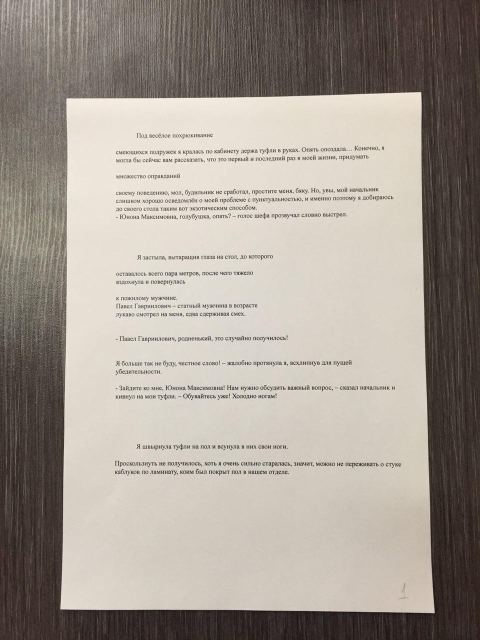
#> input picture W4L1/data/1.jpg, 960 x 1280 px, found by its file name (shown at 1/2 size)
$ python Main.py   (older library calls are emulated)
#> lines starting #> are read from the running program, lines starting #| are printed output that depends on the picture; after the words box and inside, x2 and y2 are one past the last pixel; in counts of white or black regions, pixels touching at a corner belong together
### W2L1_practise/initial_state/tools.py
import cv2
import numpy as np
import math

def concat_hor(imgs, color = (0,255,0)):
    m = 0
    s = 0
    bs = 1
    for img in imgs:
        m = max(m, img.shape[0])
        s += img.shape[1]+2*bs


    image = np.zeros((m+2*bs, s, 3))

    x = 0
    for img in imgs:
        if len(img.shape) == 3:
            imgg = cv2.copyMakeBorder(img.copy(), bs, bs, bs, bs, cv2.BORDER_CONSTANT, value=color)
            image[0:imgg.shape[0], x:x+imgg.shape[1], :] = imgg
        else:
            imgg = cv2.copyMakeBorder(cv2.cvtColor(img, cv2.COLOR_GRAY2BGR), bs, bs, bs, bs, cv2.BORDER_CONSTANT, value=color)
            image[0:imgg.shape[0], x:x+imgg.shape[1], :] = imgg
        x += img.shape[1]+2*bs

    return np.asarray(image, dtype = np.uint8)


def concat_ver(imgs):
    m = 0
    s = 0
    bs = 1
    for img in imgs:
        m = max(m, img.shape[1])
        s += img.shape[0]+2*bs


    image = np.zeros((s, m+2*bs, 3))

    y = 0
    for img in imgs:
        if len(img.shape) == 3:
            imgg = cv2.copyMakeBorder(img.copy(), bs, bs, bs, bs, cv2.BORDER_CONSTANT, value=(0, 255, 0))
            image[y:y+imgg.shape[0], 0:imgg.shape[1], :] = imgg
        else:
            imgg = cv2.copyMakeBorder(cv2.cvtColor(img, cv2.COLOR_GRAY2BGR), bs, bs, bs, bs, cv2.BORDER_CONSTANT, value=(0, 255, 0))
            image[y:y+imgg.shape[0], 0:imgg.shape[1], :] = imgg
        y += img.shape[0]+2*bs

    return np.asarray(image, dtype = np.uint8)


# [34 lines left out: functions getDrawProjectionVer, getDrawProjectionHor, findb0, findb1, not called in this run]

### W2L1_practise/initial_state/Main.py
import cv2
import os
import numpy as np
import tools as tl
# import matplotlib.pyplot as plt

img = cv2.imread('../Data/1.jpg',0)
#> img: shape (1280, 960); min 0, max 255, mean 156.6
vis = cv2.cvtColor(img,cv2.COLOR_GRAY2BGR)
img_inv = 255 - img
filtered = cv2.blur(img_inv,(21,1))
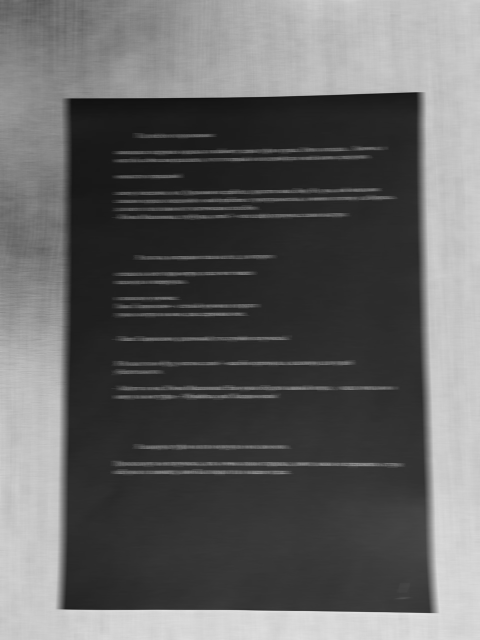
#> filtered: shape (1280, 960) (shown at 1/2 size); min 8, max 238, mean 98.4
ret_o, th_o = cv2.threshold(filtered, 0, 255,  cv2.THRESH_OTSU)
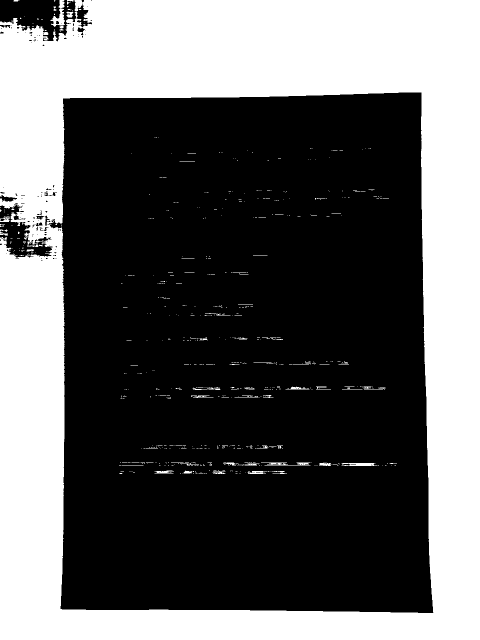
#> th_o: shape (1280, 960) (shown at 1/2 size); 38.7% white; 645 white regions (585 under 20 px), largest, box (x1, y1, x2, y2) and area: (0, 0, 960, 1280) 468663, (101, 0, 130, 54) 627, (522, 925, 621, 931) 343
#> ret_o = 113
closing = cv2.morphologyEx(th_o,cv2.MORPH_CLOSE,np.ones((1,15), np.uint8))
#> closing: shape (1280, 960); 39.1% white; 198 white regions (133 under 20 px)
im2,contours,hier = cv2.findContours(closing,cv2.RETR_EXTERNAL,
	cv2.CHAIN_APPROX_SIMPLE)
#> contours = 10 contours, 8 with area under 20; largest, box (x1, y1, x2, y2) and area: (0, 0, 960, 1280) 1218574, (0, 460, 16, 471) 70
cv2.drawContours(vis,contours,-1,(0,0,255),1)
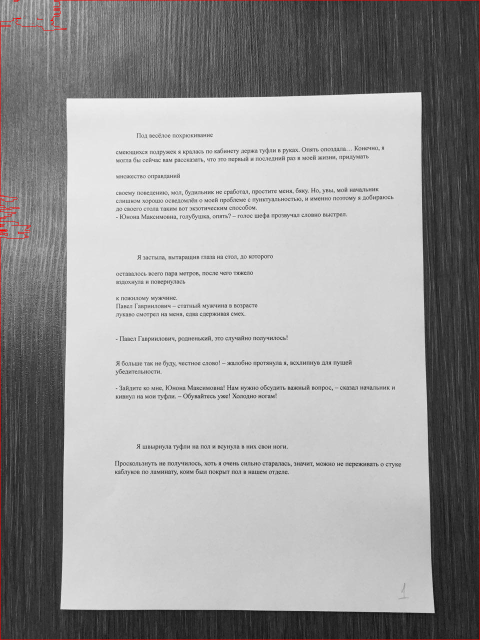
#> vis: shape (1280, 960, 3) (shown at 1/2 size); mean B, G, R 156.2, 156.2, 157.3


boxRegions = []
hsum = 0
for cnt in contours:
	x,y,w,h = cv2.boundingRect(cnt)
	hsum += h
	boxRegions.append((x, y, w, h))
#> this loop made 10 passes
#> (x, y, w, h, hsum) on passes 1, 2, 4, 5, 7, 8, 9, 10: (36, 462, 1, 1, 1), (0, 460, 16, 11, 12), (0, 452, 8, 2, 15), (0, 448, 10, 3, 18), (74, 37, 12, 2, 21), (49, 32, 1, 1, 22), (0, 0, 960, 1280, 1302), (27, 0, 12, 3, 1305)
#> (cnt, x, y, w, h, hsum) on passes 3, 6: ([[0, 458], [13, 458]], 0, 458, 14, 1, 13), ([[65, 46], [66, 46]], 65, 46, 2, 1, 19)
#> after the loop, boxRegions = [(36, 462, 1, 1), (0, 460, 16, 11), (0, 458, 14, 1), (0, 452, 8, 2), (0, 448, 10, 3), (65, 46, 2, 1), (74, 37, 12, 2), (49, 32, 1, 1), (0, 0, 960, 1280), (27, 0, 12, 3)]; hsum = 1305


meanHeight = hsum / float(len(contours))
#> meanHeight = 130.5

textRegions = []
for box in reversed(boxRegions):
	if box[3] > meanHeight:
		x,y,w,h = box
		textRegions.append((x,y, x+w,y+h))
		cv2.rectangle(vis,(x,y),(x+w,y+h),(0,255,0),1)
#> this loop made 10 passes
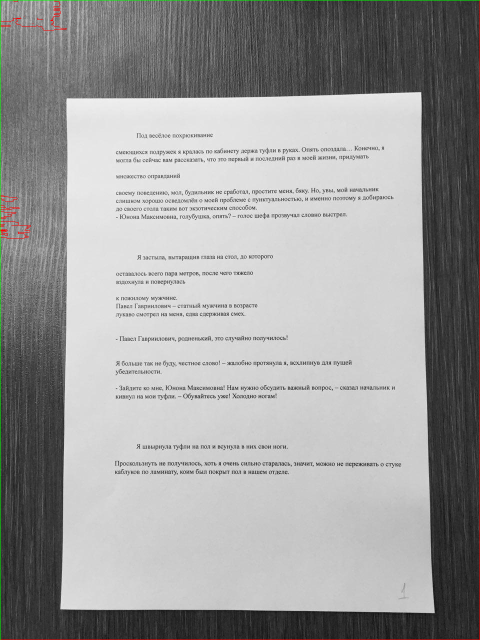
#> vis: shape (1280, 960, 3) (shown at 1/2 size); 0.18% of pixels changed, all inside (x1, y1, x2, y2) = (0, 0, 960, 1280)
#> after the loop, textRegions = [(0, 0, 960, 1280)]

textImg = []
for i in textRegions:
	x1,y1,x2,y2 = i
	textImg.append(img[y1:y2,x1:x2])
#> this loop made 1 pass
#> after the loop, textImg = 1 item

allTexts = tl.concat_ver(textImg)
#> the loop in concat_ver, `for img in imgs:` made 1 pass
#> (m, s) on pass 1: (960, 1282)
#> after the loop in concat_ver, `for img in imgs:`: s = 1282
#> the loop in concat_ver, `for img in imgs:` made 1 pass
#> y on pass 1: 1282


row1 = tl.concat_hor((img,img_inv,filtered))
#> the loop in concat_hor, `for img in imgs:` made 3 passes
#> s on passes 1 to 3: 962, 1924, 2886
#> after the loop in concat_hor, `for img in imgs:`: s = 2886
#> the loop in concat_hor, `for img in imgs:` made 3 passes
#> after the loop in concat_hor, `for img in imgs:`:
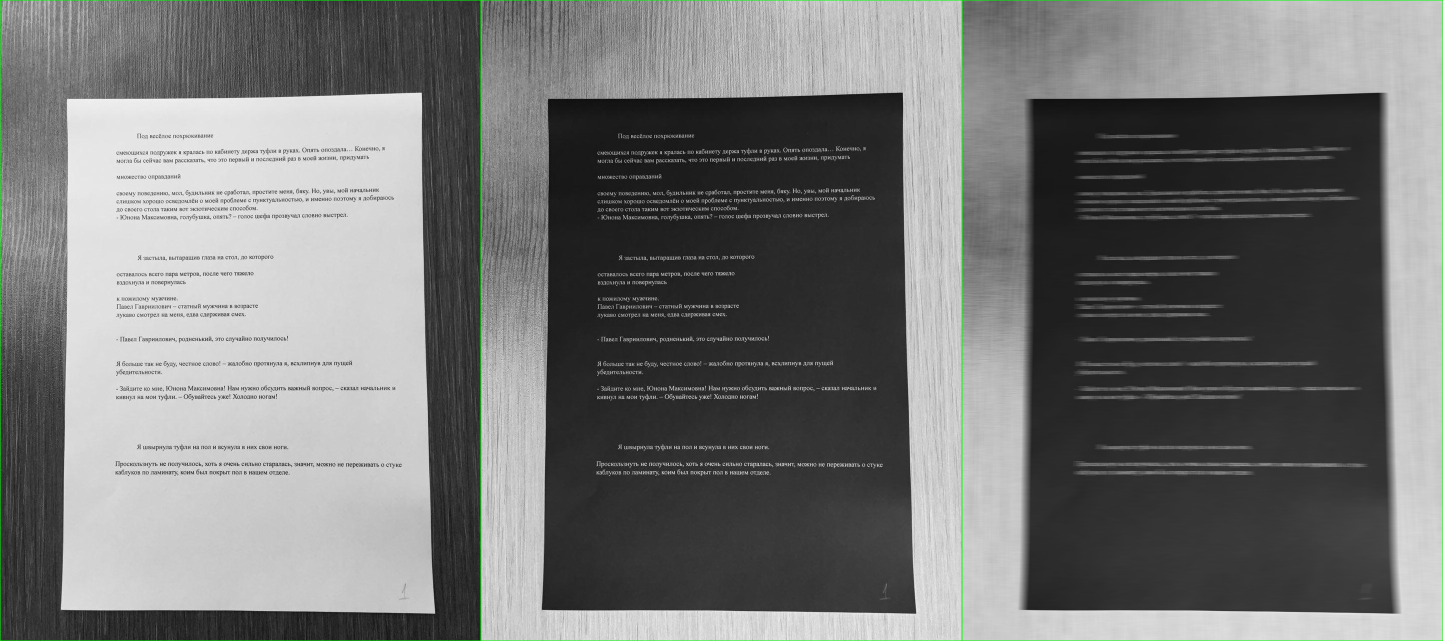
#> image: shape (1282, 2886, 3) float64 (shown at 1/2 size); mean of channels 0, 1, 2 117.4, 118.3, 117.4; drawn as B, G, R
row2 = tl.concat_hor((th_o,closing,vis,allTexts))
#> call 2 of concat_hor, with color = (0, 255, 0)
#> the loop in concat_hor (call 2), `for img in imgs:` made 4 passes
#> (m, s) on passes 1 to 4: (1280, 962), (1280, 1924), (1280, 2886), (1282, 3850)
#> after the loop in concat_hor (call 2), `for img in imgs:`: s = 3850
#> the loop in concat_hor (call 2), `for img in imgs:` made 4 passes
#> pass 1, in concat_hor (call 2), `imgg = cv2.copyMakeBorder(cv2.cvtColor(img, cv2.COLOR_GRAY2BGR), bs, b..`:
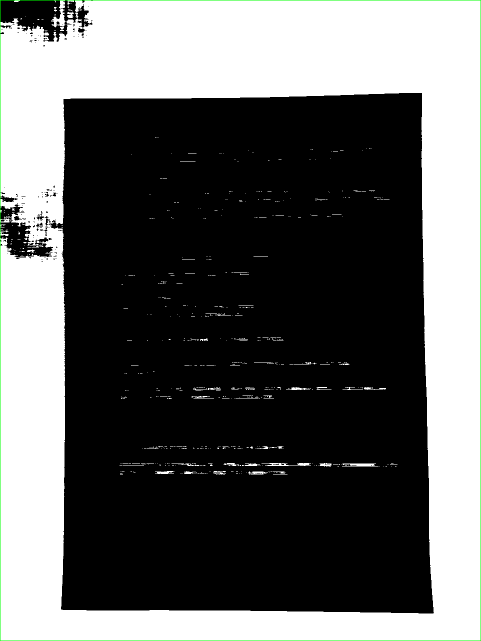
#> imgg: shape (1282, 962, 3) (shown at 1/2 size); mean of channels 0, 1, 2 98.2, 99.2, 98.2; drawn as B, G, R
#> after the loop in concat_hor (call 2), `for img in imgs:`:
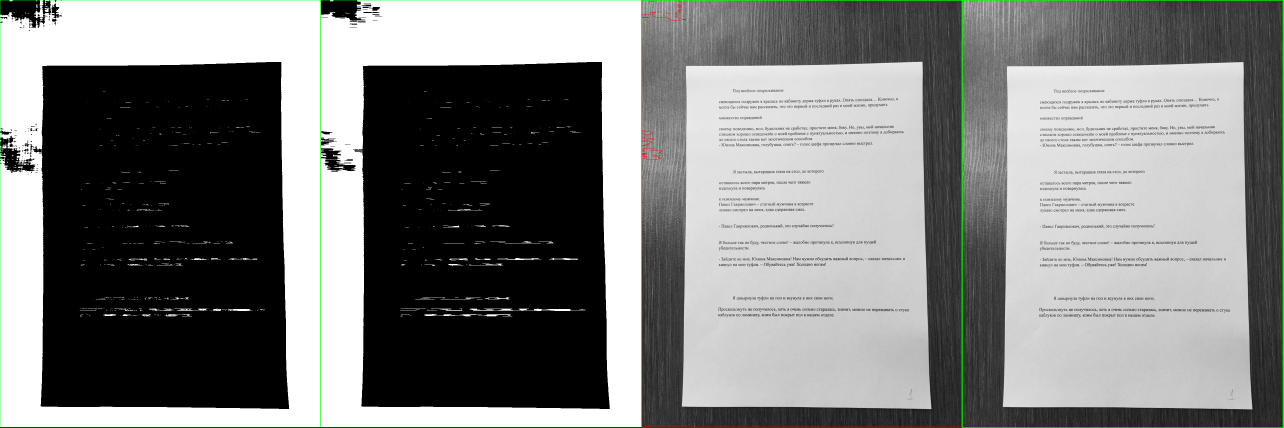
#> image: shape (1284, 3850, 3) float64 (shown at 1/3 size); mean of channels 0, 1, 2 127, 128.3, 127.2; drawn as B, G, R

# final = tl.concat_ver((row2))
cv2.imshow('myimg',cv2.resize(row2,(0,0),fx = 1,fy=1))
cv2.waitKey(0)

# [21 lines of commented-out code are left out]
